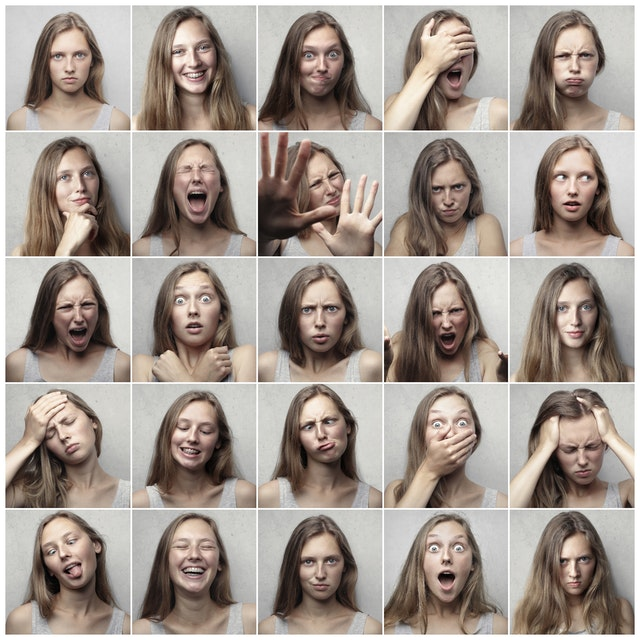
#> input picture haarcascade/resimden_gulumseme_tespiti/a30.jpg, 640 x 640 px
$ python resimden_gulumseme_tespiti.py
#> lines starting #> are read from the running program, lines starting #| are printed output that depends on the picture; after the words box and inside, x2 and y2 are one past the last pixel; in counts of white or black regions, pixels touching at a corner belong together
import cv2

img = cv2.imread('a30.jpg')
#> img is the input picture: shape (640, 640, 3); mean B, G, R 144.4, 152.6, 163.7
# Gülümseme tanımlama yapmak için eklediğimiz smile.xml dosyasını çağırıyoruz.
smile_cascade = cv2.CascadeClassifier('smile.xml')
# Yüz tanımlama yapmak için eklediğimiz haarcascade_frontalface.xml dosyasını çağırıyoruz.
face_cascade = cv2.CascadeClassifier('haarcascade_frontalface_default.xml')
# Haar-like özellikleri kolay algılayabilmek için her bir kareyi boz(gri) tonlara çevirelim.
gray = cv2.cvtColor(img, cv2.COLOR_BGR2GRAY)
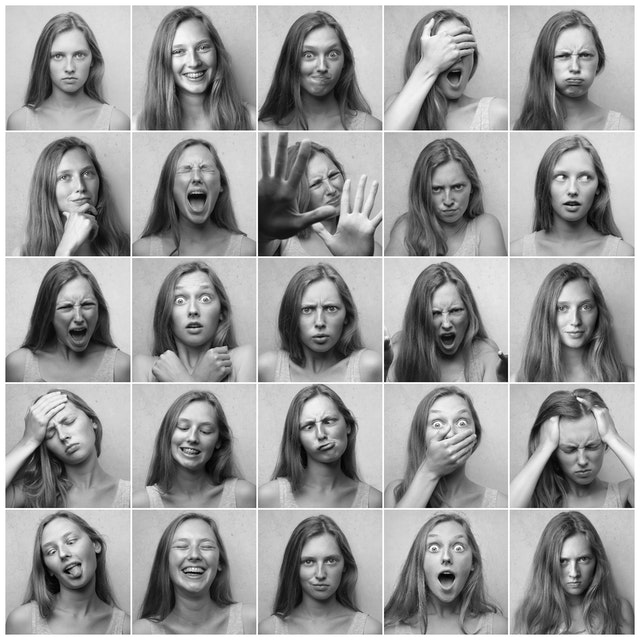
#> gray: shape (640, 640); min 0, max 255, mean 155
# %30 büyütsün, 5 kere teyit etsin yüz olup olmadğını.
faces = face_cascade.detectMultiScale(gray, 1.3, 5)
#> faces = 21 rows, first 6: [39, 35, 56, 56], [169, 147, 54, 54], [48, 153, 59, 59], [422, 168, 55, 55], [48, 284, 58, 58], [546, 285, 58, 58]
# Yüzü kırmızı renkli kare içine al.
for (x, y, w, h) in faces:

    cv2.rectangle(img, (x, y), (x + w, y + h), (0, 0, 255), 2)
    roi_gray = gray[x:x + w, y:y + h]
    roi_img = img[x:x + w, y:y + h]
    # Gülümsemeyi yeşil renkli kare içine al.
    smiles = smile_cascade.detectMultiScale(roi_gray, 1.3, 5)
    for (ex, ey, ew, eh) in smiles:
        cv2.rectangle(roi_img, (ex, ey), (ex + ew, ey + eh), (0, 255, 0), 2)

    cv2.imshow('image', img)
#> this loop made 21 passes
#> (x, y, w, h) on passes 1, 2, 5, 6, 7, 8, 9, 10, 11, 12, 13, 14: (39, 35, 56, 56), (169, 147, 54, 54), (48, 284, 58, 58), (546, 285, 58, 58), (422, 293, 50, 50), (291, 401, 60, 60), (418, 522, 58, 58), (289, 539, 59, 59), (551, 542, 49, 49), (161, 27, 60, 60), (291, 31, 60, 60), (545, 33, 59, 59)
#> (x, y, w, h, smiles) on passes 3, 4, 15: (48, 153, 59, 59, [[21, 17, 36, 18]]), (422, 168, 55, 55, [[4, 23, 36, 18]]), (543, 154, 61, 61, [[22, 19, 36, 18]])
#> pass 1, `roi_img = img[x:x + w, y:y + h]`:
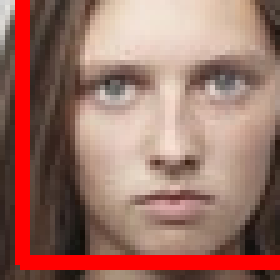
#> roi_img: shape (56, 56, 3) (shown 5 times larger); mean B, G, R 102, 113.1, 159.4
#> pass 1, `cv2.imshow('image', img)`:
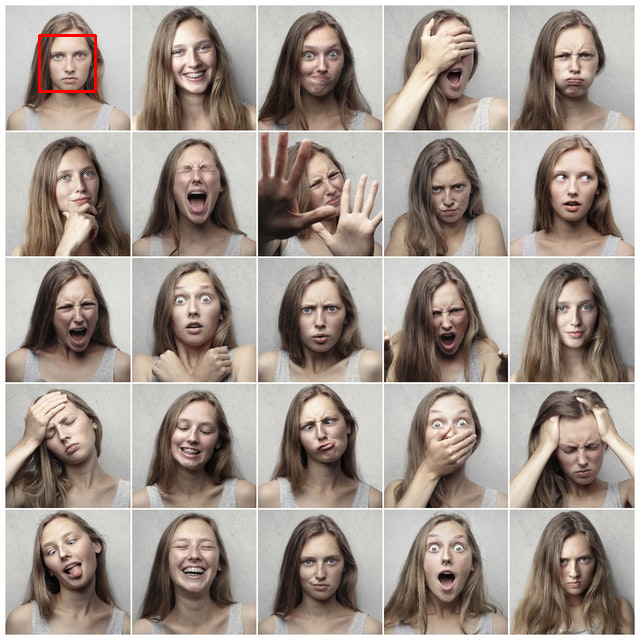
#> window 'image': shape (640, 640, 3); mean B, G, R 144.3, 152.4, 163.9
#> pass 2, `roi_gray = gray[x:x + w, y:y + h]`:
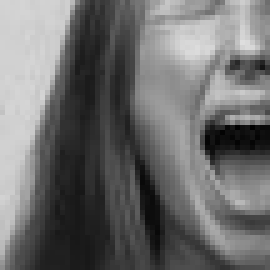
#> roi_gray: shape (54, 54) (shown 5 times larger); min 0, max 222, mean 109.3
#> after the loop:
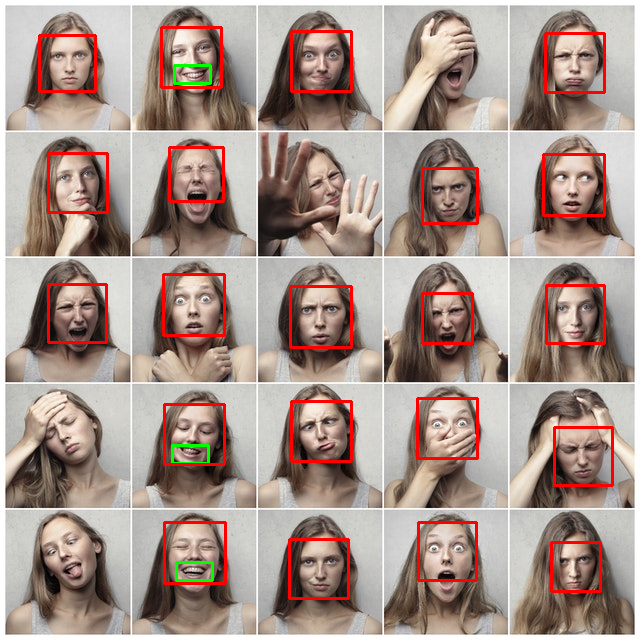
#> img: shape (640, 640, 3); 3.76% of pixels changed, all inside (x1, y1, x2, y2) = (38, 26, 614, 600)
#> after the loop:
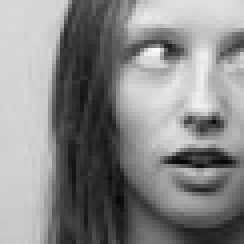
#> roi_gray: shape (61, 61) (shown 4 times larger); min 6, max 252, mean 136.1
#> after the loop:
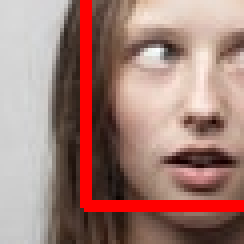
#> roi_img: shape (61, 61, 3) (shown 4 times larger); mean B, G, R 118.9, 126.8, 163.2

cv2.waitKey(0)
cv2.destroyAllWindows()
